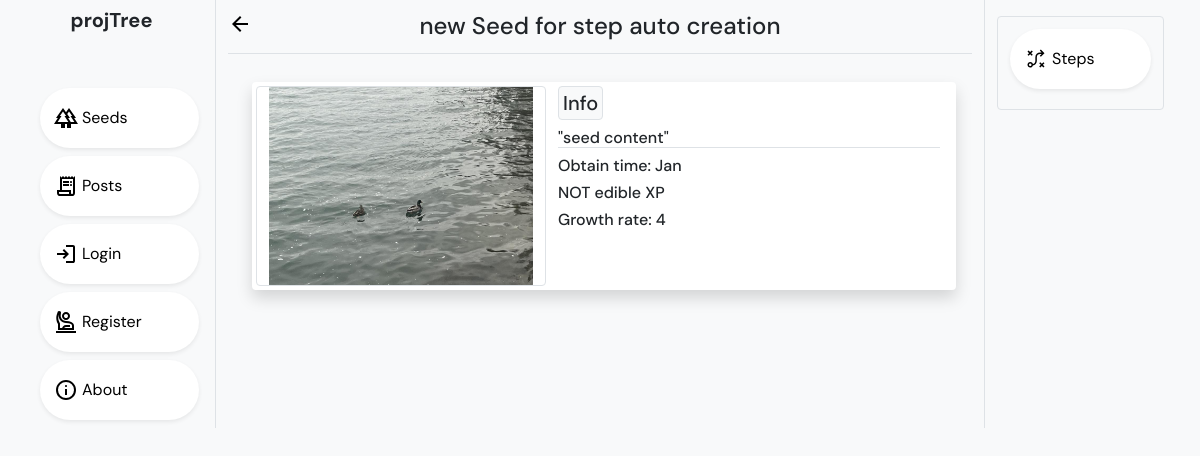
Page /19/ on the committed database.
### seed/models.py (models this page shows, shortened)
class Seed(models.Model):
    author = models.ForeignKey(User, on_delete=models.DO_NOTHING) #not on_delete
    date_posted = models.DateField(default = timezone.now)
    seedName = models.CharField(max_length=50)
    content = models.TextField()
    seedImg = ResizedImageField(size=[500,300], upload_to='seed_pics', default='default_seed_pic.PNG')
    obtainTime = models.CharField(max_length=20, choices=seasons, default="any season")
    plantImg = ResizedImageField(size=[500,300], upload_to='plant_pics', default='default_plant_pic.PNG')
    growthRate = models.CharField(max_length=30, choices=growthRate, default="Depends on their mood")
    edibleFruit = models.BooleanField(null=False, default = False)

### seed/views.py (the view)
# urls.py: path('<int:pk>/', SeedDetailView.as_view(), name='seed_detail'),
class SeedDetailView(DetailView):
    model = Seed
    context_object_name = 'seed'

### seed/templates/seed/seed_detail.html (shortened to what this page needs)
{% extends "base.html" %}
{% load static %}
{% load crispy_forms_tags %}
{% block href %}
<a class="position-absolute start-0" href="{% url 'seed_list' %} "> <img
        src="{% static 'seed/icons/arrow_back_icon.svg' %}" alt="Last Page"></a>
{% endblock %}
{% block head %}
{{seed.seedName}}
{% endblock %}
{% block content %}
<div class="row container p-3 mx-auto">
    <div class="row seed m-1 p-1 rounded shadow bg-white">
        <img class="border rounded col-lg-5 col-md-5 col" src="{{seed.seedImg.url}}" alt="img of {{seed.seedName}}"
            style=" object-fit:cover;">
        <div class="thought col-lg-7 col-md-6 col">
            <p class="rounded border p-1 bg-light h5" style="width: fit-content;"> Info </p>
            <p class="h6 border-bottom"> "{{seed.content}}" </p>
            <p class="h6">Obtain time: {{seed.obtainTime}}</p>
            {% if seed.edibleFruit %}
            <p class="h6">Is edible :P</p>
            {% else %}
            <p class="h6">NOT edible XP</p>
            {% endif %}
            <p class="h6">Growth rate: {{seed.growthRate}} </p>
        </div>
    </div>
</div>
{% endblock %}
{% block info %}
        <a href="{% url 'step_list' seed.id %}  " class="navBtn d-flex rounded-pill col-12 mb-2 shadow-sm py-3 bg-white" >
            <img class="me-1" src="{% static 'seed/icons/steps_icon.svg' %}" alt="alt">
            <p class="d-none d-md-block my-auto">Steps</p>
        </a>
{% endblock %}

### seed/static/seed/css/style.css (style rules this page uses)
a { text-decoration: none; }

### templates/base.html (style rules this page uses)
.navBtn { background-color: white; color: #000; box-sizing: border-box; border: 2px solid transparent; }

### rows in the picture
Seed: seedName "new Seed for step auto creation", seedImg (picture), content "seed content", obtainTime "Jan", growthRate "4"
